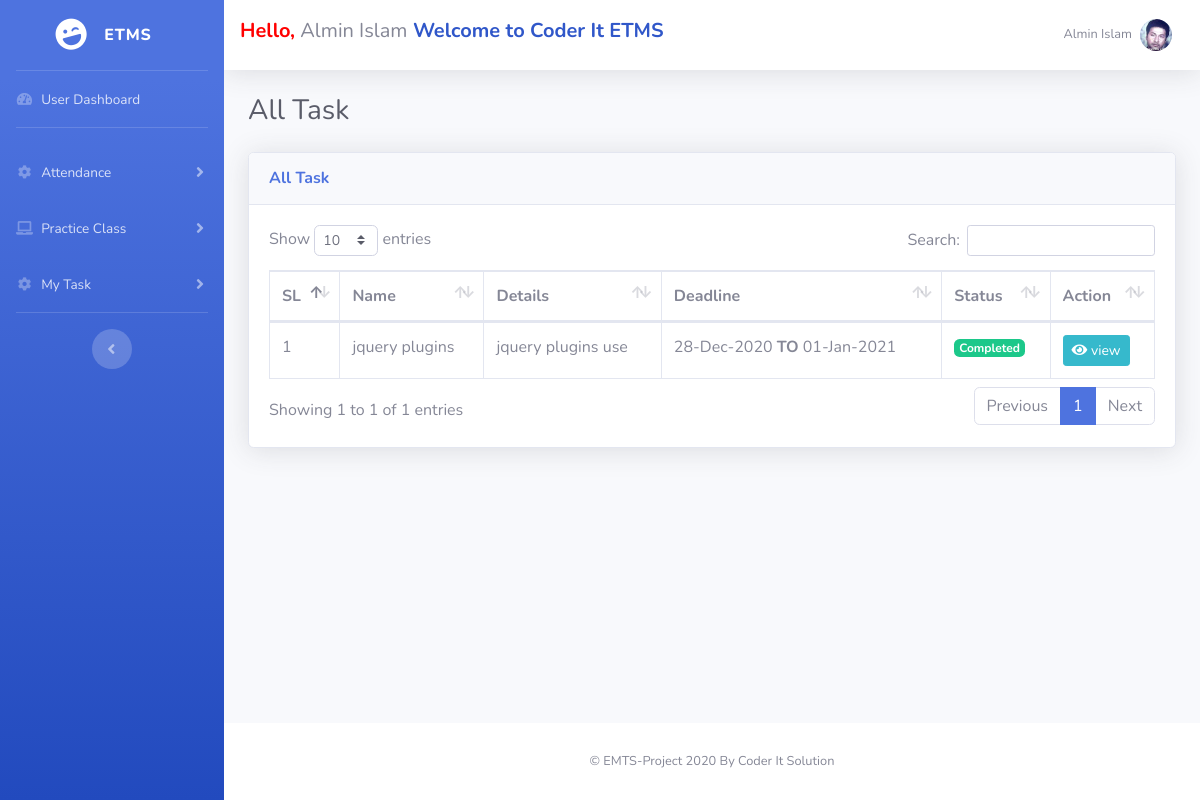
Screenshot of /taskAll.php (signed in) with the database file from the repository.
### tables this page shows
CREATE TABLE `em_user` (
  `u_id` int(255) NOT NULL,
  `first_name` varchar(255) NOT NULL,
  `last_name` varchar(255) NOT NULL,
  `email` varchar(255) NOT NULL,
  `mobile` varchar(255) NOT NULL,
  `birthday` varchar(255) NOT NULL,
  `blood_group` varchar(255) NOT NULL,
  `father_name` varchar(255) NOT NULL,
  `mother_name` varchar(255) NOT NULL,
  `parents_number` varchar(255) NOT NULL,
  `education` varchar(255) NOT NULL,
  `address` text NOT NULL,
  `password` varchar(255) NOT NULL,
  `register_time` datetime NOT NULL,
  `email_verify` varchar(100) NOT NULL,
  `email_verify_code` varchar(255) NOT NULL,
  `mobile_verify` varchar(100) NOT NULL DEFAULT '0',
  `mobile_verify_code` int(255) NOT NULL,
  `photo` varchar(255) NOT NULL,
  `reset_code` int(11) DEFAULT NULL
);

CREATE TABLE `em_task` (
  `t_id` int(11) NOT NULL,
  `user_id` int(11) NOT NULL,
  `task_name` varchar(255) NOT NULL,
  `task_details` text NOT NULL,
  `submit_date_time` date NOT NULL,
  `status` varchar(255) NOT NULL,
  `date_time` datetime NOT NULL,
  `work_details` text DEFAULT NULL,
  `updated_at` datetime DEFAULT NULL,
  `review` text DEFAULT NULL,
  `review_date` datetime DEFAULT NULL
);

### function.php (called while the page is built, shortened)
<?php
	require_once("config.php");
	function em_user($id,$col){
	 	global $pdo;
		$stm=$pdo->prepare("SELECT $col FROM em_user WHERE u_id=?");
		$stm->execute(array($id));
	 	$result=$stm->fetchAll(PDO::FETCH_ASSOC);
	 	return $result[0]["$col"];
	}
 ?>

### taskAll.php (the view)
<?php   require_once('header.php');
	$user_id = $_SESSION['em_user'][0]['u_id'];
 ?>
    <h1 class="h3 mb-4 text-gray-800">All Task</h1>
                    <div class="card shadow mb-4">
                        <div class="card-header py-3">
                            <h6 class="m-0 font-weight-bold text-primary">All Task</h6>
                        </div>
                        <div class="card-body">
                            <div class="table-responsive" >
                                <table class="table table-bordered" id="dataTable" width="100%" cellspacing="0">
                                    <thead>
                                        <tr>
                                            <th>SL</th>
                                            <th>Name</th>
                                            <th>Details</th>
 											<th>Deadline</th>
                                            <th>Status</th>
                                            <th>Action</th>
                                        </tr>
                                    </thead>
                                    <tbody>
                                    	<?php
                                    		$stm=$pdo->prepare("SELECT * FROM em_task WHERE user_id=? AND status=? ORDER BY t_id DESC");
                                    		$stm->execute(array($user_id,'completed'));
                                    		$result = $stm->fetchAll(PDO::FETCH_ASSOC);
                                    		$a=1;
                                    		foreach ($result as $row) :
                                    	 ?>
                                    	<tr>
                                    		<td><?php echo $a;$a++; ?></td>
                                    		<td><?php echo $row['task_name']; ?></td>
                                    		<td><?php echo $row['task_details']; ?></td>
                                    		<td><?php echo date('d-M-Y',strtotime($row['date_time']))." <b>TO</b> ". date('d-M-Y',strtotime($row['submit_date_time'])); ?></td>
                                            <td><?php
                                                $status = $row['status'];
                                                if ($status== 'completed') {
                                                    echo '<span class="badge badge-success">Completed</span>' ;
                                                }
                                              ?></td>
                                            <td><a href="taskView.php?tid=<?php echo $row['t_id']?>" class="btn btn-info btn-sm"><i class="fa fa-eye"></i> view</a></td>
                                    	</tr>
                                    	<?php endforeach; ?>
                                    </tbody>
                                </table>
                            </div>
                        </div>
                    </div>
<?php   require_once('footer.php'); ?>

### header.php (shortened to what this page needs)
<?php
	require_once('config.php');
	require_once('function.php');
    $user_id = $_SESSION['em_user'][0]['u_id'];
 ?>
<!DOCTYPE html>
<html lang="en">
<head>
    <link rel="stylesheet" href="admin/assets/bundles/summernote/summernote-bs4.css">
    <link href="assets/vendor/datatables/dataTables.bootstrap4.min.css" rel="stylesheet">
    <link href="assets/vendor/fontawesome-free/css/all.min.css" rel="stylesheet" type="text/css">
    <link href="assets/css/sb-admin-2.min.css" rel="stylesheet">
    <link href="https://cdnjs.cloudflare.com/ajax/libs/jquery-ui-timepicker-addon/1.6.3/jquery-ui-timepicker-addon.min.css" rel="stylesheet">
    <link rel="stylesheet" href="//code.jquery.com/ui/1.12.1/themes/base/jquery-ui.css">
   <link href="assets/css/user.css" rel="stylesheet">
</head>
<body id="page-top">
    <div id="wrapper">
        <ul class="navbar-nav bg-gradient-primary sidebar sidebar-dark accordion" id="accordionSidebar">
            <a class="sidebar-brand d-flex align-items-center justify-content-center" href="index.php">
                <div class="sidebar-brand-icon rotate-n-15">
                    <i class="fas fa-laugh-wink"></i>
                </div>
                <div class="sidebar-brand-text mx-3">ETMS</div>
            </a>
            <hr class="sidebar-divider my-0">
            <li class="nav-item">
                <a class="nav-link" href="index.php">
                    <i class="fas fa-fw fa-tachometer-alt"></i>
                    <span>User Dashboard</span></a>
            </li>
            <hr class="sidebar-divider">
            <li class="nav-item">
                <a class="nav-link collapsed" href="#" data-toggle="collapse" data-target="#collapseTwo"
                    aria-expanded="true" aria-controls="collapseTwo">
                    <i class="fas fa-fw fa-cog"></i>
                    <span>Attendance</span>
                </a>
            </li>
            <li class="nav-item">
                <a class="nav-link collapsed" href="#" data-toggle="collapse" data-target="#collapseFour"
                    aria-expanded="true" aria-controls="collapseFour">
                    <i class="fas fa-fw fa-laptop"></i>
                    <span>Practice Class</span>
                </a>
            </li>
            <li class="nav-item">
                <a class="nav-link collapsed" href="#" data-toggle="collapse" data-target="#collapseThree"
                    aria-expanded="true" aria-controls="collapseThree">
                    <i class="fas fa-fw fa-cog"></i>
                    <span>My Task</span>
                </a>
            </li>
            <hr class="sidebar-divider d-none d-md-block">
            <div class="text-center d-none d-md-inline">
                <button class="rounded-circle border-0" id="sidebarToggle"></button>
            </div>
        </ul>
        <div id="content-wrapper" class="d-flex flex-column">
            <div id="content">
                <nav class="navbar navbar-expand navbar-light bg-white topbar mb-4 static-top shadow">
                    <h5><b style="color:red">Hello,</b> <?php echo em_user($user_id,'first_name')." ".em_user($user_id,'last_name'); ?><b style="color:#3057C9"> Welcome to Coder It ETMS</b> </h5>
                    <ul class="navbar-nav ml-auto">
                        <li class="nav-item dropdown no-arrow">
                            <a class="nav-link dropdown-toggle" href="#" id="userDropdown" role="button"
                                data-toggle="dropdown" aria-haspopup="true" aria-expanded="false">
                                <span class="mr-2 d-none d-lg-inline text-gray-600 small">
                                	<?php
                               			echo em_user($_SESSION['em_user'][0]['u_id'],'first_name')." ".em_user($_SESSION['em_user'][0]['u_id'],'last_name');
                                	 ?>
                            	</span>
                                <img class="img-profile rounded-circle"
                                    src="
                                    <?php
                                    	$photo= em_user($_SESSION['em_user'][0]['u_id'],'photo');
                                    	if($photo == null){
                                    		echo "assets/img/undraw_profile.svg";
                                    	}else{
                                    		echo "profilephotos/".$photo;
                                    	}
                                     ?>
                                    ">
                            </a>
                        </li>
                    </ul>
                </nav>
                <div class="container-fluid">

### rows the page displays
em_user: first_name "Almin", last_name "Islam", photo (picture)
em_task: task_name "jquery plugins", task_details "jquery plugins use", date_time "28-Dec-2020", submit_date_time "01-Jan-2021", status "Completed"
